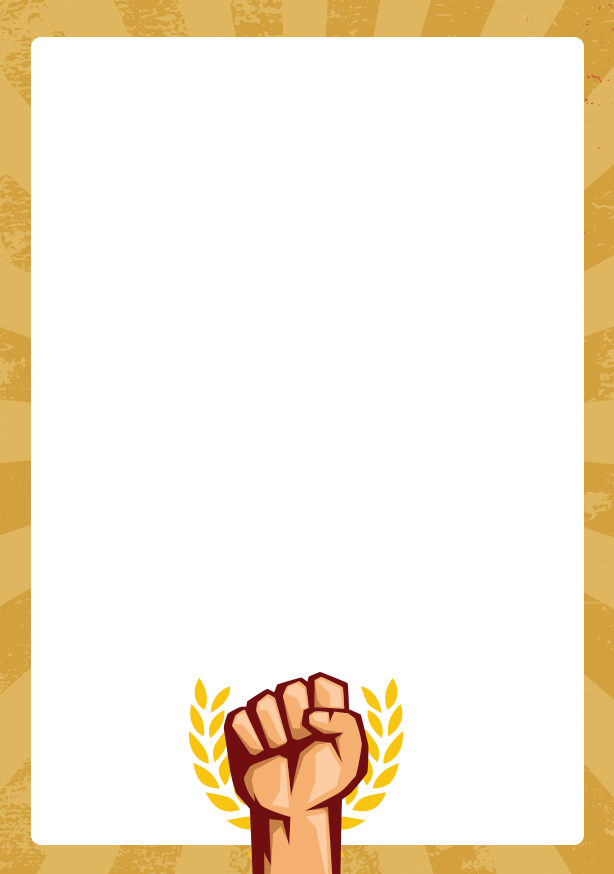
#> input picture gold-card-remplate.png, 614 x 874 px
$ python create_card_images.py   (older library calls are emulated)
#> lines starting #> are read from the running program, lines starting #| are printed output that depends on the picture
#> (reads gold_cards.json from the repository)
import os
import json
import shutil
from PIL import Image
from PIL import ImageFont
from PIL import ImageDraw


def text_wrap(text, font, max_width):
    lines = []

    # If the text width is smaller than the image width, then no need to split
    # just add it to the line list and return
    if font.getsize(text)[0] <= max_width:
        lines.append(text)
    else:
        # split the line by spaces to get words
        words = text.split(' ')
        i = 0
        # append every word to a line while its width is shorter than the image width
        while i < len(words):
            line = ''
            while i < len(words) and font.getsize(line + words[i])[0] <= max_width:
                line = line + words[i] + " "
                i += 1
            if not line:
                line = words[i]
                i += 1
            lines.append(line)
    return lines


def center_text_horizontally(image, font, text, height, draw):
    text_width = draw.textsize(text, font)[0]
    position = ((image.size[0]-text_width)/2, height)
    return position


# [60 lines left out: function save_red_card, not called in this run]


def save_gold_card(index, gold_cards):
#> called with index = 0
    title_card = gold_cards[index]['description']
    img = Image.open('gold-card-remplate.png')
#> img is the input picture: PIL image 614x874 RGBA; mean R, G, B, A 246.5, 235.6, 217.4, 255
    txt = title_card
    image_left_border = img.size[0] - 100
#> image_left_border = 514
    draw = ImageDraw.Draw(img)

    FONT_TITLE = ImageFont.truetype("C:\Windows\Fonts\\ariblk.ttf", 40)
    text_lines = text_wrap(txt, FONT_TITLE, image_left_border)

    GOLD_COLOUR = (186, 150, 25)
    GRAY_COLOUR = (72, 72, 75)

    iter_height = 50
    for line in text_lines:
        centered_text_coords = center_text_horizontally(
            img, FONT_TITLE, line, iter_height, draw)
        draw.text(centered_text_coords, line, GOLD_COLOUR, font=FONT_TITLE)
        iter_height += 40
#> this loop made 4 passes
#> centered_text_coords on passes 1 to 4: (111.5, 50), (76, 90), (48.5, 130), (84.5, 170)
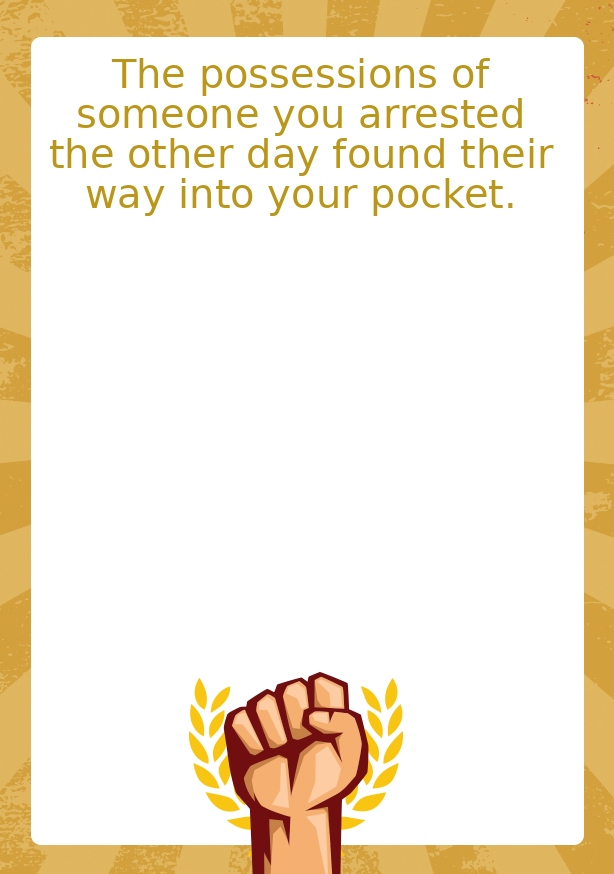
#> img: PIL image 614x874 RGBA; mean R, G, B, A 244.7, 233, 211.6, 255
#> after the loop, iter_height = 210

    reward = gold_cards[index]['reward']
    FONT_2 = ImageFont.truetype("C:\Windows\Fonts\\ariblk.ttf", 30)
    iter_height += 50
#> iter_height = 260
    centered_text_coords = center_text_horizontally(
        img, FONT_2, reward['type'], iter_height, draw)
#> centered_text_coords = (255.5, 260)
    draw.text(centered_text_coords,
              reward['type'], GRAY_COLOUR, font=FONT_2)
    iter_height += 50
#> iter_height = 310
    centered_text_coords = center_text_horizontally(
        img, FONT_2, reward['amount'], iter_height, draw)
#> centered_text_coords = (288, 310)
    draw.text(centered_text_coords,
              reward['amount'], GOLD_COLOUR, font=FONT_2)

    CURRENT_PATH = os.path.abspath(os.getcwd())
    file_name = f"gold-card-{index}.png"
    GOLD_PATH = os.path.join(CURRENT_PATH, 'gold_card_images')

    img.save(file_name)
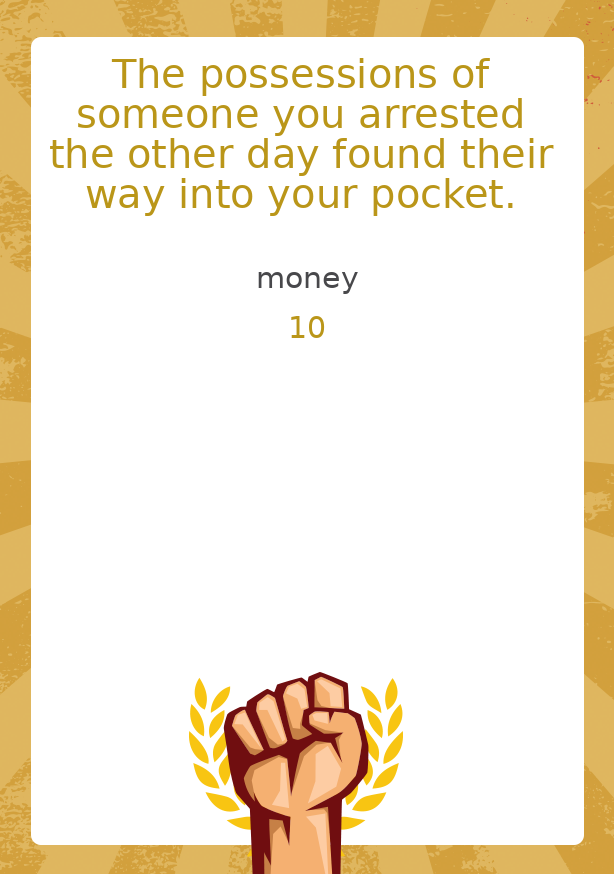
#> saved as gold-card-0.png: PIL image 614x874 RGBA; mean R, G, B, A 244.5, 232.7, 211.3, 255
    shutil.move(os.path.join(CURRENT_PATH, file_name),
                os.path.join(GOLD_PATH, file_name))


"""with open("red_cards.json") as json_file:
    red_cards_json = json.load(json_file)

card_index = 0
for card in red_cards_json:
    save_red_card(card_index, True, red_cards_json)
    save_red_card(card_index, False, red_cards_json)
    print(f"File: red-card-{card_index}", "was SAVED!")
    card_index += 1
"""

with open("gold_cards.json") as json_file:
    gold_cards_json = json.load(json_file)

card_index = 0
for card in gold_cards_json:
    save_gold_card(card_index, gold_cards_json)
    print(f"File: gold-card-{card_index}", "was SAVED!")
    card_index += 1
